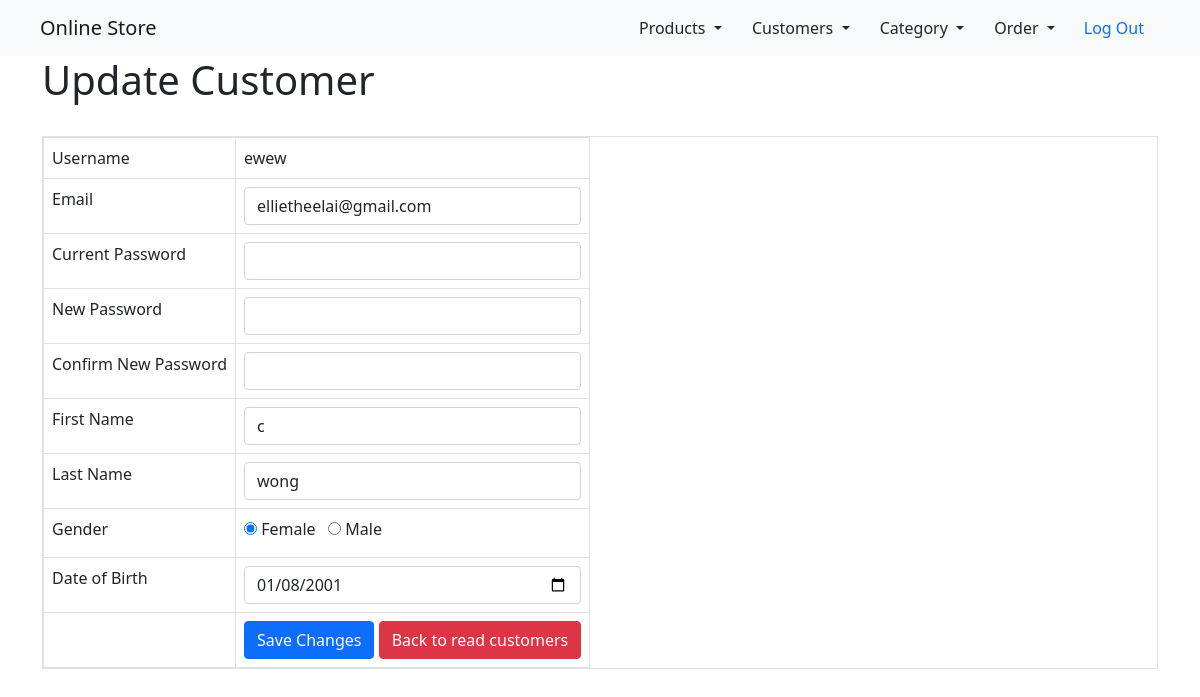
/customer_update.php?username=ewew (signed in), run on the app's committed database.
### tables this page shows
CREATE TABLE `customers` (
  `username` varchar(11) NOT NULL,
  `email` varchar(50) NOT NULL,
  `password` varchar(40) NOT NULL,
  `first_name` varchar(128) NOT NULL,
  `last_name` varchar(118) NOT NULL,
  `gender` tinyint(1) DEFAULT NULL,
  `birthdate` date NOT NULL,
  `registration_date_time` datetime NOT NULL DEFAULT current_timestamp(),
  `account_status` tinyint(1) NOT NULL DEFAULT 1
);

### customer_update.php (the view, shortened to what this page needs)
<!DOCTYPE HTML>
<html>
<head>
    <link rel="stylesheet" href="https://maxcdn.bootstrapcdn.com/bootstrap/4.5.2/css/bootstrap.min.css">
</head>
<body>
    <?php include 'header.php'; ?>
    <div class="container">
        <div class="page-header">
            <h1>Update Customer</h1>
        </div>
        <?php
        $c_username = isset($_GET['username']) ? $_GET['username'] : die('ERROR: Record ID not found.');
        include 'config/database.php';
        try {
            $query = "SELECT username, password, first_name, last_name, gender, birthdate, email FROM customers WHERE username = ? LIMIT 0,1";
            $stmt = $con->prepare($query);
            $stmt->bindParam(1, $c_username);
            $stmt->execute();
            $row = $stmt->fetch(PDO::FETCH_ASSOC);
            $fname = $row['first_name'];
            $lname = $row['last_name'];
            $gender = $row['gender'];
            $dob = $row['birthdate'];
            $mail = $row['email'];
        }
        catch (PDOException $exception) {
            die('ERROR: ' . $exception->getMessage());
        }
        ?>
        <form action="<?php echo htmlspecialchars($_SERVER["PHP_SELF"] . "?username={$c_username}"); ?>" method="post">
            <table class='table table-hover table-responsive table-bordered'>
                <tr>
                    <td>Username</td>
                    <td><?php echo htmlspecialchars($c_username, ENT_QUOTES);  ?></td>
                </tr>
                <tr>
                    <td>Email</td>
                    <td><input type='text' name='email' value="<?php echo htmlspecialchars($mail, ENT_QUOTES);  ?>" class='form-control' /></td>
                </tr>
                <tr>
                <tr>
                    <td>Current Password</td>
                    <td><input type='password' name='password' value="" class='form-control' /></td>
                </tr>
                <tr>
                    <td>New Password</td>
                    <td><input type='password' name='new_password' value="" class='form-control' /></td>
                </tr>
                <tr>
                    <td>Confirm New Password</td>
                    <td><input type='password' name='new_confirm_password' value="" class='form-control' /></td>
                </tr>
                <tr>
                    <td>First Name</td>
                    <td><input type='text' name='first_name' value="<?php echo htmlspecialchars($fname, ENT_QUOTES);  ?>" class='form-control' /></td>
                </tr>
                <tr>
                <tr>
                    <td>Last Name</td>
                    <td><input type='text' name='last_name' value="<?php echo htmlspecialchars($lname, ENT_QUOTES);  ?>" class='form-control' /></td>
                </tr>
                <tr>
                    <td>Gender</td>
                    <td> <input type="radio" id="female" name="gender" value="1" <?php if (isset($gender) && $gender == "1") echo "checked" ?>>
                        <label for="female">Female</label>
                          <input type="radio" id="male" name="gender" value="0" <?php if (isset($gender) && $gender == "0") echo "checked" ?>>
                        <label for="male">Male</label>
                    </td>
                </tr>
                <tr>
                    <td>Date of Birth</td>
                    <td><input type='date' name='birthdate' value="<?php echo date($dob, ENT_QUOTES);  ?>" class='form-control' /></td>
                </tr>
                <tr>
                    <td></td>
                    <td>
                        <input type='submit' value='Save Changes' class='btn btn-primary' />
                        <a href='customer_index.php' class='btn btn-danger'>Back to read customers</a>
                    </td>
                </tr>
            </table>
        </form>
    </div>
</body>
</html>

### data on the page
customers: email "ellietheelai@gmail.com", first_name "c", last_name "wong", gender "☑ Female", gender "☐ Male", birthdate "01/08/2001"

### other printed values
$c_username "ewew"
